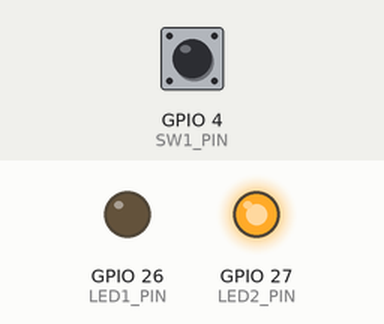
The sketch below on a simulated ESP32. Shown: output pins drawn as LEDs (lit = HIGH). Inputs (shaded band) come from the test bench; at power-on: GPIO 4 (SW1_PIN) HIGH.

Above: at 1.2 s.
1.3 s: GPIO 4 (SW1_PIN) pulled LOW for 0.15 s
At 1.37 s:
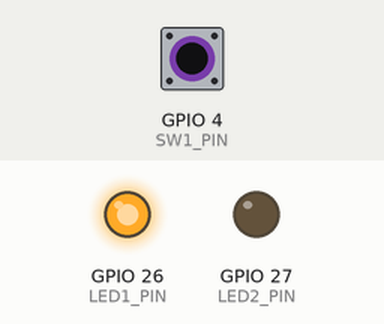
2.9 s: GPIO 4 (SW1_PIN) pulled LOW for 3.2 s
At 7.1 s:
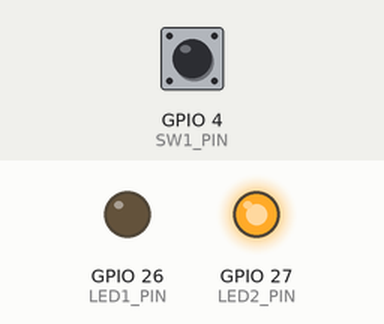
Timing chart, 0 to 8.6 s (numbered marks = the images above; inputs shaded):
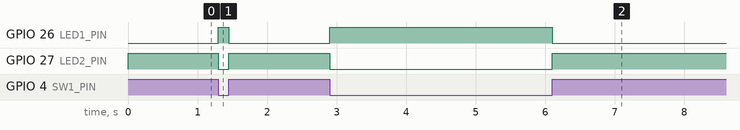

The sketch:

A1.ino
```cpp
const int SW1_PIN  = 4;
const int LED1_PIN = 26;
const int LED2_PIN = 27;

void setup() {
  pinMode(SW1_PIN, INPUT_PULLUP);
  pinMode(LED1_PIN, OUTPUT);
  pinMode(LED2_PIN, OUTPUT);
}

void loop() {
  bool pressed = (digitalRead(SW1_PIN) == LOW);

  digitalWrite(LED1_PIN, pressed ? HIGH : LOW);
  digitalWrite(LED2_PIN, pressed ? LOW : HIGH);
}
```

Measured:
- after the input at 1.3 s, GPIO 26 (LED1_PIN): LOW → HIGH at once, → LOW 0.15 s later; GPIO 27 (LED2_PIN): HIGH → LOW at once, → HIGH 0.15 s later
- after the input at 2.9 s, GPIO 26 (LED1_PIN): LOW → HIGH at once, → LOW 3.2 s later; GPIO 27 (LED2_PIN): HIGH → LOW at once, → HIGH 3.2 s later
